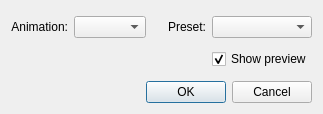
<?xml version="1.0" encoding="UTF-8"?>
<ui version="4.0">
 <class>AnimAddDialog</class>
 <widget class="QDialog" name="AnimAddDialog">
  <property name="geometry">
   <rect>
    <x>0</x>
    <y>0</y>
    <width>323</width>
    <height>114</height>
   </rect>
  </property>
  <property name="sizePolicy">
   <sizepolicy hsizetype="Minimum" vsizetype="MinimumExpanding">
    <horstretch>0</horstretch>
    <verstretch>0</verstretch>
   </sizepolicy>
  </property>
  <property name="windowTitle">
   <string>Add Animation</string>
  </property>
  <layout class="QGridLayout" name="gridLayout">
   <item row="0" column="0" rowspan="2" colspan="2">
    <layout class="QGridLayout" name="gridLayout_2">
     <item row="0" column="3">
      <widget class="QComboBox" name="presetBox">
       <property name="sizePolicy">
        <sizepolicy hsizetype="Minimum" vsizetype="Fixed">
         <horstretch>0</horstretch>
         <verstretch>0</verstretch>
        </sizepolicy>
       </property>
      </widget>
     </item>
     <item row="0" column="2">
      <widget class="QLabel" name="label_2">
       <property name="sizePolicy">
        <sizepolicy hsizetype="Minimum" vsizetype="Fixed">
         <horstretch>0</horstretch>
         <verstretch>0</verstretch>
        </sizepolicy>
       </property>
       <property name="text">
        <string>Preset:</string>
       </property>
       <property name="alignment">
        <set>Qt::AlignRight|Qt::AlignTrailing|Qt::AlignVCenter</set>
       </property>
      </widget>
     </item>
     <item row="0" column="1">
      <widget class="QComboBox" name="animBox">
       <property name="sizePolicy">
        <sizepolicy hsizetype="Minimum" vsizetype="Fixed">
         <horstretch>0</horstretch>
         <verstretch>0</verstretch>
        </sizepolicy>
       </property>
      </widget>
     </item>
     <item row="0" column="0">
      <widget class="QLabel" name="label">
       <property name="sizePolicy">
        <sizepolicy hsizetype="Minimum" vsizetype="Fixed">
         <horstretch>0</horstretch>
         <verstretch>0</verstretch>
        </sizepolicy>
       </property>
       <property name="text">
        <string>Animation:</string>
       </property>
       <property name="alignment">
        <set>Qt::AlignRight|Qt::AlignTrailing|Qt::AlignVCenter</set>
       </property>
      </widget>
     </item>
     <item row="1" column="3">
      <widget class="QCheckBox" name="previewBox">
       <property name="text">
        <string>Show preview</string>
       </property>
       <property name="checked">
        <bool>true</bool>
       </property>
      </widget>
     </item>
    </layout>
   </item>
   <item row="2" column="1">
    <widget class="QDialogButtonBox" name="buttonBox">
     <property name="sizePolicy">
      <sizepolicy hsizetype="Minimum" vsizetype="Fixed">
       <horstretch>0</horstretch>
       <verstretch>0</verstretch>
      </sizepolicy>
     </property>
     <property name="orientation">
      <enum>Qt::Horizontal</enum>
     </property>
     <property name="standardButtons">
      <set>QDialogButtonBox::Cancel|QDialogButtonBox::Ok</set>
     </property>
     <property name="centerButtons">
      <bool>false</bool>
     </property>
    </widget>
   </item>
  </layout>
 </widget>
 <resources/>
 <connections>
  <connection>
   <sender>buttonBox</sender>
   <signal>accepted()</signal>
   <receiver>AnimAddDialog</receiver>
   <slot>accept()</slot>
   <hints>
    <hint type="sourcelabel">
     <x>248</x>
     <y>254</y>
    </hint>
    <hint type="destinationlabel">
     <x>157</x>
     <y>274</y>
    </hint>
   </hints>
  </connection>
  <connection>
   <sender>buttonBox</sender>
   <signal>rejected()</signal>
   <receiver>AnimAddDialog</receiver>
   <slot>reject()</slot>
   <hints>
    <hint type="sourcelabel">
     <x>316</x>
     <y>260</y>
    </hint>
    <hint type="destinationlabel">
     <x>286</x>
     <y>274</y>
    </hint>
   </hints>
  </connection>
 </connections>
</ui>
